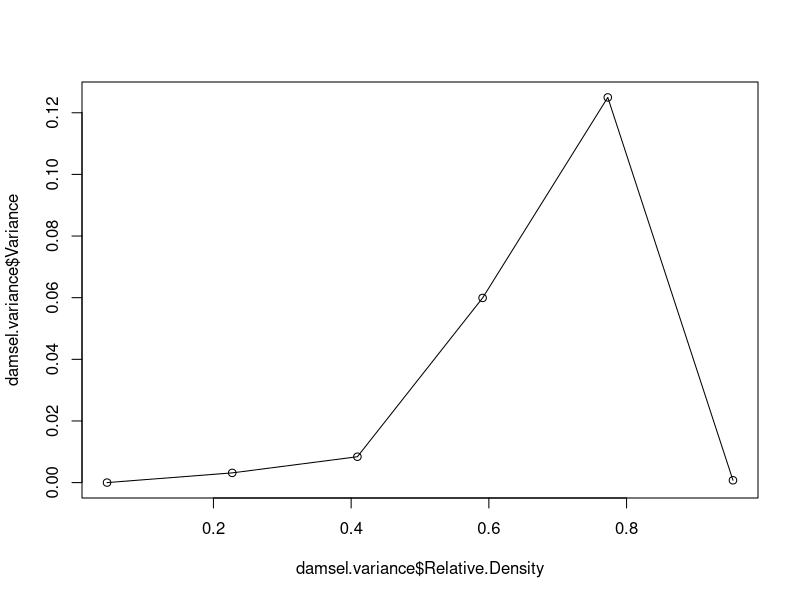
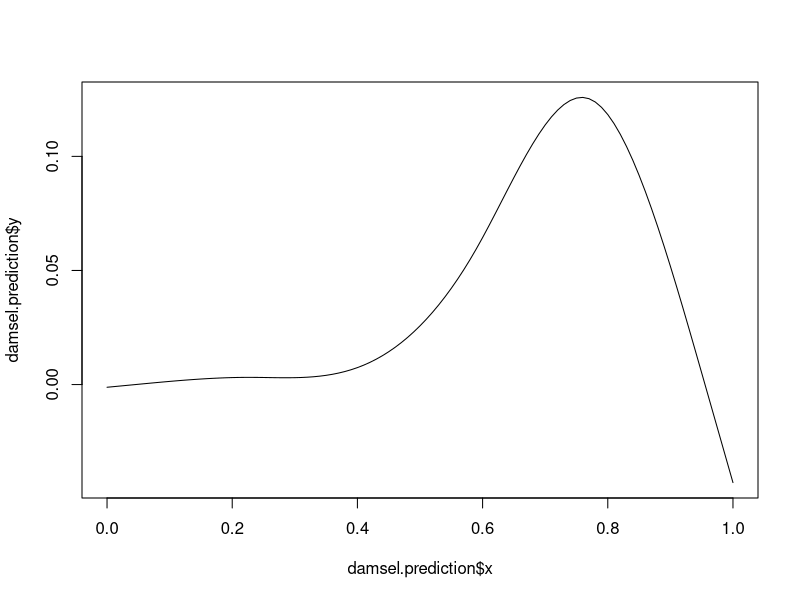
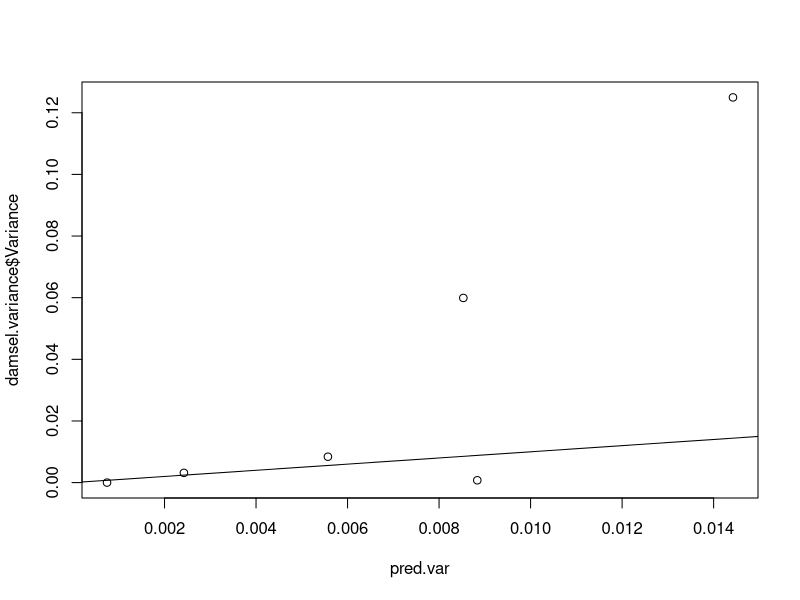

Here is the R script that generated these plots, in order:
### extracting data from Akre1979DamselSatiated

### set working directory

setwd('/media/kyle/KEC_External/Documents/Data/SwitchingAndIndVar/DataFromGraphs/')

### load packages

library(dplyr)

# Convert c to relative preference

# write a function to convert and then give relative preference and predicted maximum variance ratio

ConvertC <- function(c) {
  RelPref <- c/(1+c)
  MaxVar <- 1 - RelPref
  print(as.data.frame(cbind(RelPref, MaxVar)))
}

ConvertC(0.39)

# load data

damsel.data <- read.csv('Akre1979DamselSatiated.csv')

# Need to calculate the variance/sd at each ratio of prey

# first, make a vector of the relative abundances
# and an associated factor

damsel.data$Real.Relative.Density <- rep(c(3/66, 15/66, 27/66, 39/66, 51/66, 63/66), each = 5)

damsel.data$Factor.Relative.Density <- rep(c('3/66', '15/66', '27/66', '39/66', '51/66', '63/66'), each = 5)

# need to calculate variance/sd for each of the factors

# function to calculate standard deviation

St.Dev <- function(x) {
  SS <- sum((x - mean(x))^2)
  SD <- sqrt(SS/length(x))  
  SD
}


damsel.StandardDeviation <- damsel.data %>% group_by(Factor.Relative.Density) %>% summarise(StandardDeviation = St.Dev(Proportion.In.Diet), Relative.Density = mean(Real.Relative.Density))

damsel.variance <- damsel.StandardDeviation %>% mutate(Variance = StandardDeviation^2)

# fit a spline to variance data

damsel.spline <- smooth.spline(x = damsel.variance$Relative.Density, y = damsel.variance$Variance)


plot(damsel.variance$Relative.Density, damsel.variance$Variance)
lines(damsel.spline$x, damsel.spline$y)

# now predict new values using the spline

damsel.prediction <- predict(damsel.spline, x = seq(from = 0, to = 1, 0.01))

plot(damsel.prediction$x, damsel.prediction$y, type = "l")

# can now get the empirical maximum variance

damsel.prediction$x[which(damsel.prediction$y == max(damsel.prediction$y))]

### predicted variance is p(1-p)/n where n is the number of feedings 

# first write function to calculate p for each relative density

calcp <- function(rel.pref, rel.density) {
  rel.pref*rel.density/(rel.pref*rel.density + ((1 - rel.pref) * (1 - rel.density)))
}

est.p <- calcp(rel.pref = 0.28, rel.density = damsel.variance$Relative.Density)

# next, make vector of n's from figure 6

n <- c(38, 30, 24, 27, 17, 11)

# calculate predicted variances

pred.var <- est.p*(1-est.p)/n

# plot relationship between predicted and observed variances

plot(x = pred.var, y = damsel.variance$Variance)
abline(a = 0, b = 1)

# get confidence intervals for variance estimates

# function to create confidence intervals

GenCI_EventNsVector <- function(p.vec, n.samples, n.events, n.sim) {
  
  quant.data <- matrix(nrow = length(p.vec), ncol = 3)
  
  for(j in 1:length(p.vec)){
    mat <- matrix(nrow = n.sim, ncol = n.samples)
    for(i in 1:n.sim){
      mat[i,] <- rbinom(n = n.samples, size = n.events[j], prob = p.vec[j])
    }
    prop.mat <- mat/n.events[j]
    var.vec <- apply(prop.mat, 1, var)
    quant.data[j, ] <- c(p.vec[j], quantile(var.vec, probs = c(0.025, 0.975)))
  }
  quant.data
}

GenCI_EventNsVector(p.vec = est.p, n.samples = 5, n.events = n, n.sim = 10000)

# output gives estimated p's, and CI's for the variance estimates






